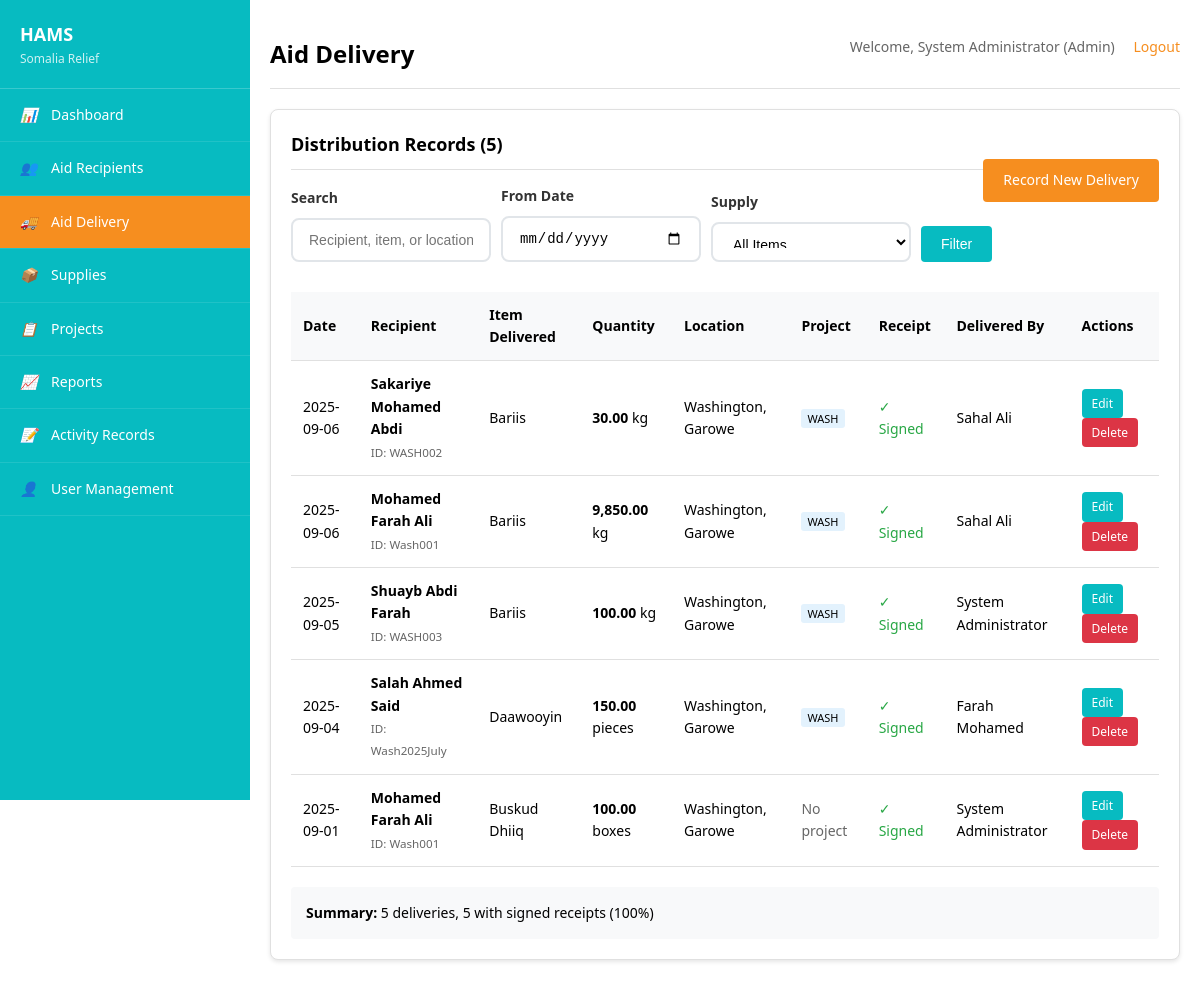
Page /program/aid_delivery.php (signed in) on the committed database.
### tables this page shows
CREATE TABLE `aid_deliveries` (
  `id` int(11) NOT NULL,
  `delivery_date` date NOT NULL,
  `recipient_id` int(11) NOT NULL,
  `supply_id` int(11) NOT NULL,
  `quantity_delivered` decimal(10,2) NOT NULL,
  `project_id` int(11) DEFAULT NULL,
  `delivery_location` varchar(100) DEFAULT NULL,
  `delivered_by` int(11) NOT NULL,
  `receipt_signature` tinyint(1) DEFAULT 0,
  `notes` text DEFAULT NULL,
  `created_at` timestamp NOT NULL DEFAULT current_timestamp()
);

CREATE TABLE `aid_recipients` (
  `id` int(11) NOT NULL,
  `recipient_id` varchar(20) NOT NULL,
  `full_name` varchar(100) NOT NULL,
  `phone` varchar(20) DEFAULT NULL,
  `location` varchar(100) NOT NULL,
  `district` varchar(50) DEFAULT NULL,
  `household_size` int(11) DEFAULT 1,
  `displacement_status` enum('resident','idp','refugee','returnee') DEFAULT 'resident',
  `vulnerability_level` enum('low','medium','high','critical') DEFAULT 'medium',
  `registration_date` date NOT NULL,
  `notes` text DEFAULT NULL,
  `created_by` int(11) DEFAULT NULL,
  `created_at` timestamp NOT NULL DEFAULT current_timestamp(),
  `updated_at` timestamp NOT NULL DEFAULT current_timestamp() ON UPDATE current_timestamp()
);

CREATE TABLE `supplies` (
  `id` int(11) NOT NULL,
  `item_name` varchar(100) NOT NULL,
  `category` enum('food','water','shelter','hygiene','medical','clothing','other') DEFAULT 'other',
  `unit_type` varchar(20) NOT NULL,
  `current_stock` decimal(10,2) DEFAULT 0.00,
  `minimum_stock` decimal(10,2) DEFAULT 0.00,
  `warehouse_id` int(11) DEFAULT NULL,
  `expiry_date` date DEFAULT NULL,
  `cost_per_unit` decimal(10,2) DEFAULT 0.00,
  `supplier` varchar(100) DEFAULT NULL,
  `notes` text DEFAULT NULL,
  `created_at` timestamp NOT NULL DEFAULT current_timestamp(),
  `updated_at` timestamp NOT NULL DEFAULT current_timestamp() ON UPDATE current_timestamp()
);

CREATE TABLE `projects` (
  `id` int(11) NOT NULL,
  `project_name` varchar(150) NOT NULL,
  `project_code` varchar(20) DEFAULT NULL,
  `donor_name` varchar(100) DEFAULT NULL,
  `target_location` varchar(100) DEFAULT NULL,
  `target_beneficiaries` int(11) DEFAULT NULL,
  `start_date` date DEFAULT NULL,
  `end_date` date DEFAULT NULL,
  `budget` decimal(12,2) DEFAULT NULL,
  `status` enum('planning','active','completed','suspended') DEFAULT 'planning',
  `description` text DEFAULT NULL,
  `created_by` int(11) DEFAULT NULL,
  `created_at` timestamp NOT NULL DEFAULT current_timestamp()
);

CREATE TABLE `users` (
  `id` int(11) NOT NULL,
  `username` varchar(50) NOT NULL,
  `password_hash` varchar(255) NOT NULL,
  `full_name` varchar(100) NOT NULL,
  `role` enum('admin','coordinator','officer','assistant') DEFAULT 'assistant',
  `email` varchar(100) DEFAULT NULL,
  `phone` varchar(20) DEFAULT NULL,
  `created_at` timestamp NOT NULL DEFAULT current_timestamp(),
  `last_login` timestamp NULL DEFAULT NULL,
  `is_active` tinyint(1) DEFAULT 1
);

### config/config.php (called while the page is built, shortened)
<?php
function formatDate($date, $format = 'Y-m-d') {
    return date($format, strtotime($date));
}
function formatNumber($number, $decimals = 0) {
    return number_format($number, $decimals);
}
?>

### program/aid_delivery.php (the view, shortened to what this page needs)
<?php
require_once '../config/config.php';
$pdo = getDBConnection();
$action = $_GET['action'] ?? 'list';
$search = $_GET['search'] ?? '';
$date_from = $_GET['date_from'] ?? '';
$where_conditions = [];
$params = [];
$where_clause = $where_conditions ? 'WHERE ' . implode(' AND ', $where_conditions) : '';
$stmt = $pdo->prepare("
    SELECT ad.*, ar.full_name as recipient_name, ar.recipient_id as recipient_code,
           s.item_name, s.unit_type, p.project_name, u.full_name as delivered_by_name
    FROM aid_deliveries ad
    LEFT JOIN aid_recipients ar ON ad.recipient_id = ar.id
    LEFT JOIN supplies s ON ad.supply_id = s.id
    LEFT JOIN projects p ON ad.project_id = p.id
    LEFT JOIN users u ON ad.delivered_by = u.id
    $where_clause
    ORDER BY ad.delivery_date DESC, ad.created_at DESC
");
$stmt->execute($params);
$deliveries = $stmt->fetchAll();
?>
<!DOCTYPE html>
<html lang="en">
<head>
    <link rel="stylesheet" href="../assets/css/style.css" media="print" onload="this.media='all'">
</head>
<body>
    <div class="container">
        <?php include '../includes/sidebar.php'; ?>
        <main class="main-content">
            <div class="header clearfix">
                <h1>Aid Delivery</h1>
                <div class="user-info">
                    Welcome, <?php echo htmlspecialchars($_SESSION['full_name']); ?>
                    (<?php echo ucfirst($_SESSION['role']); ?>)
                    <a href="../logout.php">Logout</a>
                </div>
            </div>
            <?php if ($action === 'list'): ?>
                <div class="card">
                    <div class="card-header">
                        <h3 class="card-title">Distribution Records (<?php echo count($deliveries); ?>)</h3>
                        <a href="?action=add" class="btn btn-primary" style="float: right;">Record New Delivery</a>
                    </div>
                    <form method="GET" style="margin-bottom: 20px;">
                        <div style="display: grid; grid-template-columns: 1fr auto auto auto; gap: 10px; align-items: end;">
                            <div class="form-group" style="margin-bottom: 0;">
                                <label class="form-label">Search</label>
                                <input type="text" name="search" class="form-control"
                                       placeholder="Recipient, item, or location..."
                                       value="<?php echo htmlspecialchars($search); ?>">
                            </div>
                            <div class="form-group" style="margin-bottom: 0;">
                                <label class="form-label">From Date</label>
                                <input type="date" name="date_from" class="form-control"
                                       value="<?php echo htmlspecialchars($date_from); ?>">
                            </div>
                            <div class="form-group" style="margin-bottom: 0;">
                                <label class="form-label">Supply</label>
                                <select name="supply" class="form-control">
                                    <option value="">All Items</option>
                                </select>
                            </div>
                            <button type="submit" class="btn btn-secondary">Filter</button>
                        </div>
                    </form>
                    <?php if (empty($deliveries)): ?>
                        <p style="text-align: center; color: #666; padding: 40px;">
                            No deliveries recorded yet. <a href="?action=add">Record the first delivery</a>
                        </p>
                    <?php else: ?>
                        <div style="overflow-x: auto;">
                            <table class="table">
                                <thead>
                                    <tr>
                                        <th>Date</th>
                                        <th>Recipient</th>
                                        <th>Item Delivered</th>
                                        <th>Quantity</th>
                                        <th>Location</th>
                                        <th>Project</th>
                                        <th>Receipt</th>
                                        <th>Delivered By</th>
                                        <th>Actions</th>
                                    </tr>
                                </thead>
                                <tbody>
                                    <?php foreach ($deliveries as $delivery): ?>
                                        <tr>
                                            <td><?php echo formatDate($delivery['delivery_date']); ?></td>
                                            <td>
                                                <strong><?php echo htmlspecialchars($delivery['recipient_name']); ?></strong>
                                                <br><small style="color: #666;">ID: <?php echo htmlspecialchars($delivery['recipient_code']); ?></small>
                                            </td>
                                            <td><?php echo htmlspecialchars($delivery['item_name']); ?></td>
                                            <td>
                                                <strong><?php echo formatNumber($delivery['quantity_delivered'], 2); ?></strong>
                                                <?php echo htmlspecialchars($delivery['unit_type']); ?>
                                            </td>
                                            <td><?php echo htmlspecialchars($delivery['delivery_location']); ?></td>
                                            <td>
                                                <?php if ($delivery['project_name']): ?>
                                                    <span style="padding: 2px 6px; border-radius: 3px; font-size: 11px; background-color: #e3f2fd;">
                                                        <?php echo htmlspecialchars($delivery['project_name']); ?>
                                                    </span>
                                                <?php else: ?>
                                                    <span style="color: #666;">No project</span>
                                                <?php endif; ?>
                                            </td>
                                            <td>
                                                <?php if ($delivery['receipt_signature']): ?>
                                                    <span style="color: #28a745;">✓ Signed</span>
                                                <?php else: ?>
                                                    <span style="color: #dc3545;">✗ No signature</span>
                                                <?php endif; ?>
                                            </td>
                                            <td><?php echo htmlspecialchars($delivery['delivered_by_name']); ?></td>
                                            <td>
                                                <a href="?action=edit&id=<?php echo $delivery['id']; ?>"
                                                   class="btn btn-small btn-secondary">Edit</a>
                                                <a href="?action=delete&id=<?php echo $delivery['id']; ?>"
                                                   class="btn btn-small btn-danger"
                                                   onclick="return confirm('Are you sure? This will return the items to stock.')">Delete</a>
                                            </td>
                                        </tr>
                                    <?php endforeach; ?>
                                </tbody>
                            </table>
                        </div>
                        <div style="margin-top: 20px; padding: 15px; background-color: #f8f9fa; border-radius: 4px;">
                            <strong>Summary:</strong>
                            <?php
                            $total_deliveries = count($deliveries);
                            $signed_receipts = count(array_filter($deliveries, function($d) { return $d['receipt_signature']; }));
                            ?>
                            <?php echo $total_deliveries; ?> deliveries,
                            <?php echo $signed_receipts; ?> with signed receipts
                            (<?php echo $total_deliveries > 0 ? round(($signed_receipts / $total_deliveries) * 100) : 0; ?>%)
                        </div>
                    <?php endif; ?>
                </div>
            <?php endif; ?>
        </main>
    </div>
</body>
</html>

### assets/css/style.css (style rules this page uses)
* { margin: 0; padding: 0; box-sizing: border-box; }
html { overflow-x: hidden; }
body { font-family: 'Segoe UI', Tahoma, Geneva, Verdana, sans-serif; background-color: #FFFFFF; color: #000000; line-height: 1.6; font-size: 14px; overflow-x: hidden; margin: 0; padding: 0; }
.container { display: flex; min-height: 100vh; position: relative; }
.main-content { flex: 1; margin-left: 250px; padding: 20px; background-color: #FFFFFF; min-height: 100vh; position: relative; z-index: 1; }
.header { background-color: #FFFFFF; padding: 15px 0; border-bottom: 1px solid #e0e0e0; margin-bottom: 20px; }
.header h1 { color: #000000; font-size: 24px; font-weight: 600; float: left; margin: 0; }
.user-info { float: right; color: #666; line-height: 24px; }
.user-info a { color: #f68e1f; text-decoration: none; margin-left: 15px; }
.card { background-color: #FFFFFF; border: 1px solid #e0e0e0; border-radius: 8px; padding: 20px; margin-bottom: 20px; box-shadow: 0 2px 4px rgba(0, 0, 0, 0.1); }
.card-header { border-bottom: 1px solid #e0e0e0; padding-bottom: 10px; margin-bottom: 15px; }
.card-title { font-size: 18px; font-weight: 600; color: #000000; }
.form-group { margin-bottom: 15px; flex: 1; min-width: 200px; }
.form-group label { display: block; margin-bottom: 5px; font-weight: 500; color: #333; }
.form-group input, .form-group select, .form-group textarea { width: 100%; padding: 8px 12px; border: 1px solid #ddd; border-radius: 4px; font-size: 14px; box-sizing: border-box; }
select.form-control { height: 40px; }
.btn { display: inline-block; padding: 10px 20px; border: none; border-radius: 4px; cursor: pointer; text-decoration: none; font-size: 14px; font-weight: 500; text-align: center; transition: background-color 0.3s ease; }
.btn-primary { background-color: #f68e1f; color: #FFFFFF; }
.btn-secondary { background-color: #07bbc1; color: #FFFFFF; }
.btn-danger { background-color: #dc3545; color: #FFFFFF; }
.btn-small { padding: 5px 10px; font-size: 12px; }
.table { width: 100%; border-collapse: collapse; margin-top: 10px; }
.table th, .table td { padding: 12px; text-align: left; border-bottom: 1px solid #e0e0e0; }
.table th { background-color: #f8f9fa; font-weight: 600; color: #000000; }
.form-group { display: flex; flex-direction: column; }
.form-group label { font-weight: 600; margin-bottom: 8px; color: #333; font-size: 14px; }
.form-group input, .form-group select { padding: 12px 16px; border: 2px solid #e1e5e9; border-radius: 8px; font-size: 14px; transition: all 0.3s ease; background-color: #fff; }
.clearfix::after { content: ""; display: table; clear: both; }

### program/aid_delivery.php (style rules this page uses)
body { visibility:hidden;font-family:'Segoe UI',sans-serif;margin:0;padding:0;background:#fff;overflow-x:hidden }
.main-content { margin-left:250px!important;background-color:#fff!important;min-height:100vh!important;padding:20px!important }
.container { display:flex!important }

### rows in the picture
aid_deliveries: delivery_date "2025-09-06", recipient.full_name "Sakariye Mohamed Abdi", recipient.recipient_id "WASH002", supply.item_name "Bariis", quantity_delivered "30.00", supply.unit_type "kg", delivery_location "Washington, Garowe", project.project_name "WASH", receipt_signature "✓ Signed", delivered_by.full_name "Sahal Ali"
aid_deliveries: delivery_date "2025-09-06", recipient.full_name "Mohamed Farah Ali", recipient.recipient_id "Wash001", supply.item_name "Bariis", quantity_delivered "9,850.00", supply.unit_type "kg", delivery_location "Washington, Garowe", project.project_name "WASH", receipt_signature "✓ Signed", delivered_by.full_name "Sahal Ali"
aid_deliveries: delivery_date "2025-09-05", recipient.full_name "Shuayb Abdi Farah", recipient.recipient_id "WASH003", supply.item_name "Bariis", quantity_delivered "100.00", supply.unit_type "kg", delivery_location "Washington, Garowe", project.project_name "WASH", receipt_signature "✓ Signed", delivered_by.full_name "System Administrator"
aid_deliveries: delivery_date "2025-09-04", recipient.full_name "Salah Ahmed Said", recipient.recipient_id "Wash2025July", supply.item_name "Daawooyin", quantity_delivered "150.00", supply.unit_type "pieces", delivery_location "Washington, Garowe", project.project_name "WASH", receipt_signature "✓ Signed", delivered_by.full_name "Farah Mohamed"
aid_deliveries: delivery_date "2025-09-01", recipient.full_name "Mohamed Farah Ali", recipient.recipient_id "Wash001", supply.item_name "Buskud Dhiiq", quantity_delivered "100.00", supply.unit_type "boxes", delivery_location "Washington, Garowe", shows "No project", receipt_signature "✓ Signed", delivered_by.full_name "System Administrator"

### other values in the picture
$_SESSION['full_name'] "System Administrator"
$_SESSION['role'] "Admin"
count($deliveries) "5"
$total_deliveries "5"
$signed_receipts "5"
